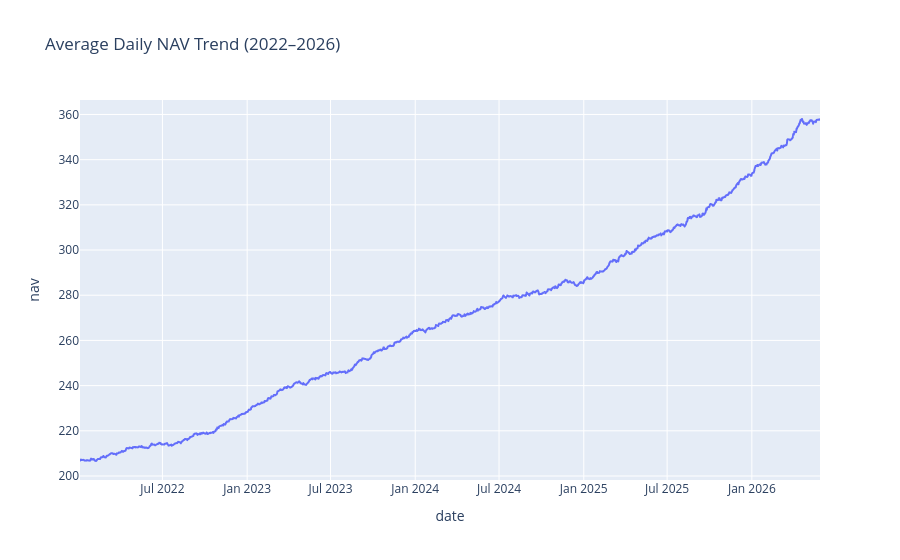

Notebook code cell kept with this figure:
### Code cell
nav["date"] = pd.to_datetime(nav["date"])

daily_nav = (
    nav.groupby("date")["nav"]
    .mean()
    .reset_index()
)

fig = px.line(
    daily_nav,
    x="date",
    y="nav",
    title="Average Daily NAV Trend (2022–2026)"
)

fig.show()

### Figure 1 — Plotly figure (JSON) as saved in the notebook; plotly's stock layout.template omitted (floating-point values rounded to 4 significant figures; data arrays with more than 128 entries replaced by an {"elided": "..."} marker saying what was removed)
{"data": [{"hovertemplate": "date=%{x}<br>nav=%{y}<extra></extra>", "legendgroup": "", "line": {"color": "#636efa", "dash": "solid"}, "marker": {"symbol": "circle"}, "mode": "lines", "name": "", "showlegend": false, "type": "scattergl", "x": {"elided": "1150 str values"}, "xaxis": "x", "y": {"elided": "1150 float values"}, "yaxis": "y"}], "layout": {"legend": {"tracegroupgap": 0}, "title": {"text": "Average Daily NAV Trend (2022–2026)"}, "xaxis": {"anchor": "y", "domain": [0, 1], "title": {"text": "date"}}, "yaxis": {"anchor": "x", "domain": [0, 1], "title": {"text": "nav"}}}}
